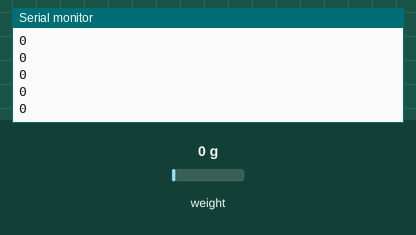
Bench run of a sketch on a simulated Arduino Uno, built with avr-gcc and run on an emulated ATmega328P. Parts: the last lines printed to the serial monitor. The test bench sets the inputs (shaded band); at power-on: weight on the scale 0 g.

Above: at 1.2 s.
1.3 s: weight on the scale set to 100 g
At 1.46 s:
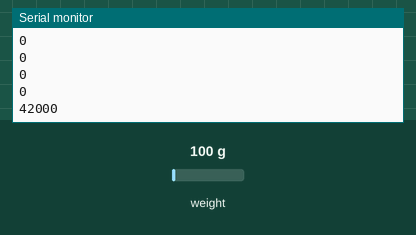
2.8 s: weight on the scale set to 1250 g
At 2.86 s:
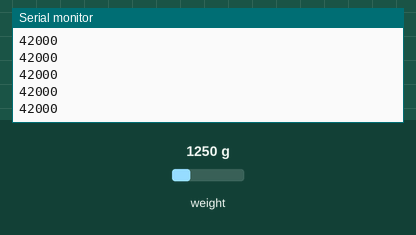
Timing chart, 0 to 5.8 s (numbered marks = the images above; inputs shaded):
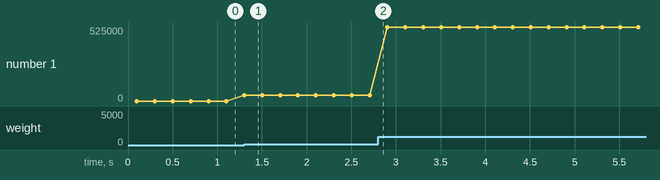

Measured:
- after the input at 1.3 s, the serial monitor: prints a new line at once (image 1)
- plotted number 1: 0 → 42000 after the input at 1.3 s, 42000 → 525000 after the input at 2.8 s

The sketch:

arduino_hx711.ino
```cpp
// Optional fallback for SCALE_DRIVER=serial: an Arduino reads the HX711 with exact
// timing and prints one RAW count per line over USB. Tare/calibration stay on the Pi.
// Library: "HX711" by Bogdan Necula (Arduino Library Manager). Not tested in this repo.
#include "HX711.h"
const int DT_PIN = 3, SCK_PIN = 2;
HX711 scale;

void setup() {
  Serial.begin(57600);          // match SCALE_SERIAL_BAUD
  scale.begin(DT_PIN, SCK_PIN); // channel A, gain 128
}

void loop() {
  if (scale.is_ready()) Serial.println(scale.read());
  delay(100);
}
```
